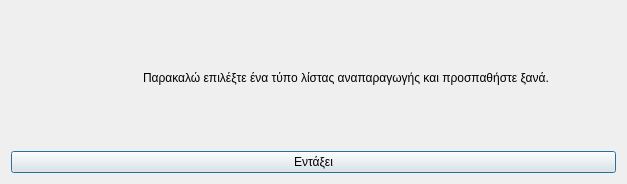
<?xml version="1.0" encoding="UTF-8"?>
<ui version="4.0">
 <class>Dialog</class>
 <widget class="QDialog" name="Dialog">
  <property name="geometry">
   <rect>
    <x>0</x>
    <y>0</y>
    <width>627</width>
    <height>184</height>
   </rect>
  </property>
  <property name="windowTitle">
   <string>Δεν έχει επιλογή τύπος playlist</string>
  </property>
  <property name="windowIcon">
   <iconset resource="../../../../icons.qrc">
    <normaloff>:/rest-windows/assets/images/rest-windows/information.png</normaloff>:/rest-windows/assets/images/rest-windows/information.png</iconset>
  </property>
  <layout class="QGridLayout" name="gridLayout">
   <item row="0" column="0">
    <widget class="QFrame" name="frame">
     <property name="styleSheet">
      <string notr="true">QFrame{border:0px;}</string>
     </property>
     <property name="frameShape">
      <enum>QFrame::StyledPanel</enum>
     </property>
     <property name="frameShadow">
      <enum>QFrame::Raised</enum>
     </property>
     <layout class="QHBoxLayout" name="horizontalLayout">
      <item>
       <widget class="QLabel" name="image_label">
        <property name="maximumSize">
         <size>
          <width>117</width>
          <height>117</height>
         </size>
        </property>
        <property name="text">
         <string/>
        </property>
        <property name="pixmap">
         <pixmap resource="../../../../icons.qrc">:/rest-windows/assets/images/rest-windows/information.png</pixmap>
        </property>
        <property name="scaledContents">
         <bool>true</bool>
        </property>
       </widget>
      </item>
      <item>
       <widget class="QLabel" name="label">
        <property name="text">
         <string>Παρακαλώ επιλέξτε ένα τύπο λίστας αναπαραγωγής και προσπαθήστε ξανά.</string>
        </property>
        <property name="alignment">
         <set>Qt::AlignJustify|Qt::AlignVCenter</set>
        </property>
        <property name="wordWrap">
         <bool>true</bool>
        </property>
       </widget>
      </item>
     </layout>
    </widget>
   </item>
   <item row="1" column="0">
    <widget class="QPushButton" name="ok">
     <property name="text">
      <string>Εντάξει</string>
     </property>
     <property name="icon">
      <iconset resource="../../../../icons.qrc">
       <normaloff>:/rest-windows/assets/images/rest-windows/ok.png</normaloff>:/rest-windows/assets/images/rest-windows/ok.png</iconset>
     </property>
    </widget>
   </item>
  </layout>
 </widget>
 <tabstops>
  <tabstop>ok</tabstop>
 </tabstops>
 <resources>
  <include location="../../../../icons.qrc"/>
  <include location="../../../icons.qrc"/>
 </resources>
 <connections/>
</ui>
